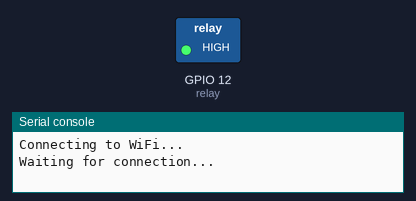
A program run on a simulated ESP32 board running MicroPython. On the bench: switched loads named in the program (green lamp = pin HIGH), the last lines printed to the serial console. WiFi joins after 1.5 s.

Above: at 0.1 s.
At 7.1 s:
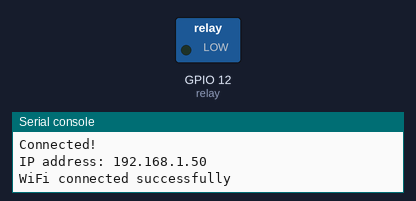
Timing chart, 0 to 8.6 s (numbered marks = the images above):
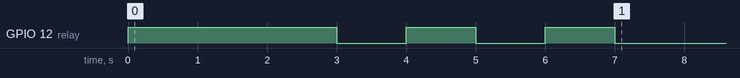

The program:

wifi_relay.py
```python
import machine
from machine import Pin
import network
import time

# WiFi credentials
WIFI_SSID = "TP-Link_5B9A"
WIFI_PASSWORD = "97180937"

# Relay setup
HAS_RELAY = False
relay = None

try:
    relay = Pin(12, Pin.OUT)
    relay.value(1)
    HAS_RELAY = True
except Exception as e:
    print("Relay init failed:", e)
    HAS_RELAY = False

# Create WLAN object
wlan = network.WLAN(network.STA_IF)
wlan.active(True)

def connect_wifi():
    wlan = network.WLAN(network.STA_IF)
    wlan.active(True)
    if not wlan.isconnected():
        print("Connecting to WiFi...")
        wlan.connect(WIFI_SSID, WIFI_PASSWORD)

        # Wait up to 10 seconds for connection
        for _ in range(10):
            if wlan.isconnected():
                print("Connected!")
                print("IP address:", wlan.ifconfig()[0])
                return True
            print("Waiting for connection...")
            time.sleep(1)

    return wlan.isconnected()

# Main execution
if connect_wifi():
    print("WiFi connected successfully")
    if HAS_RELAY and relay:
        for _ in range(3):
            relay.value(1)
            time.sleep(1)  # Fixed: use time.sleep(), seconds not ms
            relay.value(0)
            time.sleep(1)
    while True:
        print("Connected to WiFi")
        time.sleep(5)
else:
    print("Failed to connect to WiFi")
```
